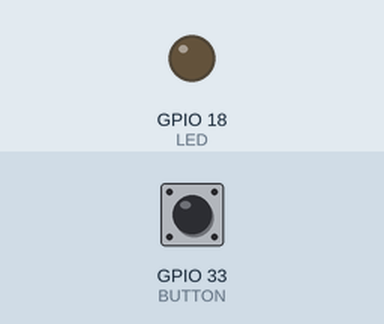
Simulated run of this sketch. Board: ESP32. Parts: output pins drawn as LEDs (lit = HIGH). The test bench sets the inputs (shaded band); at power-on: GPIO 33 (BUTTON) HIGH.

Above: at 1.2 s.
1.3 s: GPIO 33 (BUTTON) pulled LOW for 0.15 s
At 1.37 s:
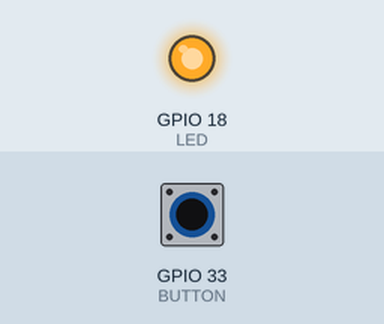
2.9 s: GPIO 33 (BUTTON) pulled LOW for 3.2 s
At 7.2 s:
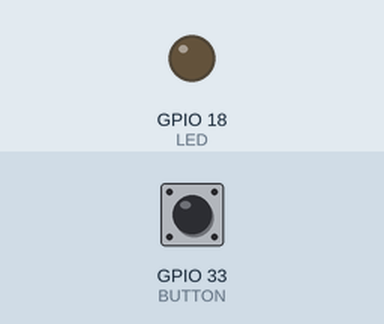
Timing chart, 0 to 8.7 s (numbered marks = the images above; inputs shaded):
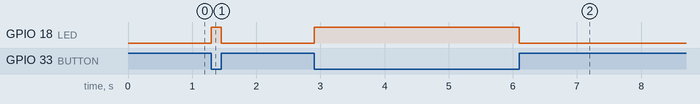

The sketch:

Exp.3-1_BTNLED.ino
```cpp
#define LED 18
#define BUTTON 33

void setup() {
  pinMode(LED, OUTPUT);
  pinMode(BUTTON, INPUT_PULLUP);
}

void loop() {
  int btnState = digitalRead(BUTTON);
  if (btnState == LOW) {
    digitalWrite(LED, HIGH);
  }
  else {
    digitalWrite(LED, LOW);
  }
}
```

Measured:
- after the input at 1.3 s, GPIO 18 (LED): LOW → HIGH at once, → LOW 0.15 s later
- after the input at 2.9 s, GPIO 18 (LED): LOW → HIGH at once, → LOW 3.2 s later
